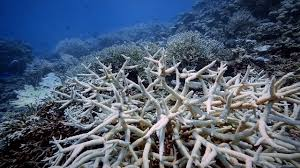
#> input picture server/ecoreef/coral_images/bleached.jpg, 300 x 168 px
$ python -i opencv_analysis.py   (imports and definitions only)
#> lines starting #> are read from the running program, lines starting #| are printed output that depends on the picture; after the words box and inside, x2 and y2 are one past the last pixel; in counts of white or black regions, pixels touching at a corner belong together
import cv2
import numpy as np

def analyze_image(image_path):
#> called with image_path = '../coral_images/bleached.jpg'
    image = cv2.imread(image_path)
#> image is the input picture: shape (168, 300, 3); mean B, G, R 114.6, 92.7, 78.7
    if image is None:
        return "Error: Image not found"

    hsv = cv2.cvtColor(image, cv2.COLOR_BGR2HSV)
#> hsv: shape (168, 300, 3); mean H, S, V 99.6, 96.6, 116.5

    # ---- 1. Bleached coral (white / very pale) ----
    lower_bleach = np.array([0, 0, 180], dtype=np.uint8)
    upper_bleach = np.array([180, 40, 255], dtype=np.uint8)
    bleach_mask = cv2.inRange(hsv, lower_bleach, upper_bleach)
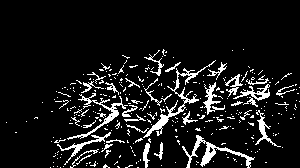
#> bleach_mask: shape (168, 300); 9.5% white in thin lines or dots, all inside (x1, y1, x2, y2) = (6, 49, 300, 168)

    # ---- 2. Healthy coral colors (brown, green, tan, pink/purple pigments) ----
    lower_healthy1 = np.array([5, 40, 40], dtype=np.uint8)     # browns/oranges
    upper_healthy1 = np.array([30, 255, 220], dtype=np.uint8)
    healthy_mask1 = cv2.inRange(hsv, lower_healthy1, upper_healthy1)
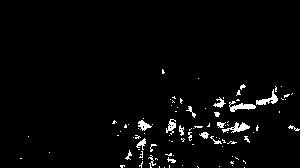
#> healthy_mask1: shape (168, 300); 2.7% white in thin lines or dots, all inside (x1, y1, x2, y2) = (20, 69, 300, 168)

    lower_healthy2 = np.array([35, 30, 30], dtype=np.uint8)    # greens
    upper_healthy2 = np.array([85, 255, 220], dtype=np.uint8)
    healthy_mask2 = cv2.inRange(hsv, lower_healthy2, upper_healthy2)
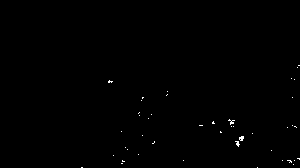
#> healthy_mask2: shape (168, 300); 0.27% white in thin lines or dots, all inside (x1, y1, x2, y2) = (81, 65, 300, 168)

    lower_healthy3 = np.array([140, 30, 40], dtype=np.uint8)   # pinks/purples
    upper_healthy3 = np.array([170, 255, 220], dtype=np.uint8)
    healthy_mask3 = cv2.inRange(hsv, lower_healthy3, upper_healthy3)
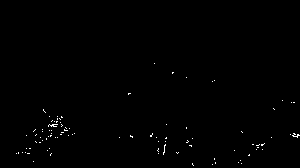
#> healthy_mask3: shape (168, 300); 0.43% white in thin lines or dots, all inside (x1, y1, x2, y2) = (16, 63, 300, 166)

    healthy_mask = cv2.bitwise_or(healthy_mask1, cv2.bitwise_or(healthy_mask2, healthy_mask3))
#> healthy_mask: shape (168, 300); 3.4% white in thin lines or dots, all inside (x1, y1, x2, y2) = (16, 63, 300, 168)

    # ---- 3. Exclude deep-water blue background from both masks ----
    lower_water = np.array([90, 40, 40], dtype=np.uint8)
    upper_water = np.array([135, 255, 255], dtype=np.uint8)
    water_mask = cv2.inRange(hsv, lower_water, upper_water)
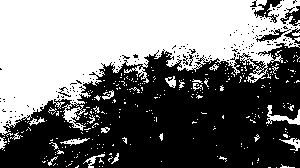
#> water_mask: shape (168, 300); 48.1% white; 309 white regions (284 under 20 px), largest, box (x1, y1, x2, y2) and area: (0, 0, 300, 136) 22263, (266, 105, 300, 125) 232, (279, 138, 300, 151) 107
    not_water = cv2.bitwise_not(water_mask)

    bleach_mask = cv2.bitwise_and(bleach_mask, not_water)
    healthy_mask = cv2.bitwise_and(healthy_mask, not_water)

    # ---- 4. Clean up noise ----
    kernel = np.ones((5, 5), np.uint8)
    bleach_mask = cv2.morphologyEx(bleach_mask, cv2.MORPH_OPEN, kernel)
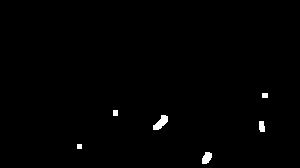
#> bleach_mask: shape (168, 300); 0.71% white; 6 white regions, box (x1, y1, x2, y2) and area: (153, 115, 168, 130) 126, (202, 152, 212, 164) 90, (259, 121, 265, 132) 59, (262, 93, 268, 98) 30, (113, 110, 118, 116) 30, (77, 144, 82, 149) 25
    bleach_mask = cv2.morphologyEx(bleach_mask, cv2.MORPH_CLOSE, kernel)
    healthy_mask = cv2.morphologyEx(healthy_mask, cv2.MORPH_OPEN, kernel)
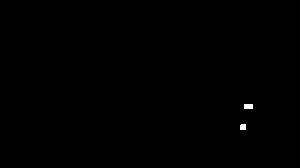
#> healthy_mask: shape (168, 300); 0.16% white; 2 white regions, box (x1, y1, x2, y2) and area: (244, 104, 253, 109) 45, (240, 124, 246, 130) 35
    healthy_mask = cv2.morphologyEx(healthy_mask, cv2.MORPH_CLOSE, kernel)

    bleached_pixels = np.count_nonzero(bleach_mask)
#> bleached_pixels = 360
    healthy_pixels = np.count_nonzero(healthy_mask)
#> healthy_pixels = 80
    coral_pixels = bleached_pixels + healthy_pixels  # total detected coral area
#> coral_pixels = 440

    if coral_pixels == 0:
        return "Error: No coral detected in image"

    # ---- 5. Ratio computed against CORAL area, not whole image ----
    bleach_ratio = (bleached_pixels / coral_pixels) * 100
#> bleach_ratio = 81.82

    print(f"Coral pixels detected: {coral_pixels}")
#| Coral pixels detected: 440
    print(f"Bleach Ratio (of coral area): {bleach_ratio:.2f}%")
#| Bleach Ratio (of coral area): 81.82%

    # ---- 6. Classification thresholds ----
    if bleach_ratio > 50:
        status = "Bleached"
    elif 15 < bleach_ratio <= 50:
        status = "Partially Bleached"
    else:
        status = "Healthy"

    return status

>>> result = analyze_image('../coral_images/bleached.jpg')

$ run again, on server/ecoreef/coral_images/healthyrcorals.jpg
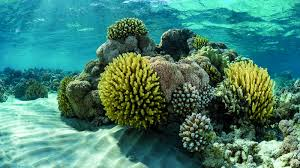
#> input picture server/ecoreef/coral_images/healthyrcorals.jpg, 300 x 168 px
#> in analyze_image, image is the input picture: shape (168, 300, 3); mean B, G, R 114.2, 130.2, 67.5
#> hsv: shape (168, 300, 3); mean H, S, V 73.6, 152.7, 134.4
#> in analyze_image, `bleach_mask = cv2.inRange(hsv, lower_bleach, upper_bleach)`:
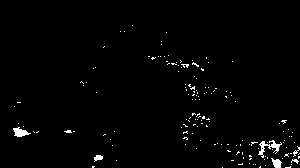
#> bleach_mask: shape (168, 300); 1.6% white; 154 white regions (148 under 20 px), largest, box (x1, y1, x2, y2) and area: (258, 140, 282, 158) 144, (13, 127, 31, 137) 101, (271, 158, 282, 168) 69, (94, 155, 103, 162) 41, (293, 146, 300, 157) 24, (291, 159, 299, 164) 20
#> healthy_mask1: shape (168, 300); 2.5% white; 29 white regions (27 under 20 px), largest, box (x1, y1, x2, y2) and area: (120, 58, 183, 92) 812, (233, 70, 267, 96) 327
#> healthy_mask2: shape (168, 300); 38.3% white; 127 white regions (114 under 20 px), largest, box (x1, y1, x2, y2) and area: (0, 18, 300, 168) 17842, (23, 81, 54, 101) 383, (260, 0, 298, 20) 196
#> healthy_mask3: shape (168, 300); 0% white in thin lines or dots, all inside (x1, y1, x2, y2) = (145, 91, 146, 92)
#> water_mask: shape (168, 300); 29.4% white; 50 white regions (41 under 20 px), largest, box (x1, y1, x2, y2) and area: (0, 0, 259, 89) 10241, (170, 7, 300, 82) 3030, (125, 144, 201, 168) 1136
#> in analyze_image, `healthy_mask = cv2.morphologyEx(healthy_mask, cv2.MORPH_CLOSE, kernel)`:
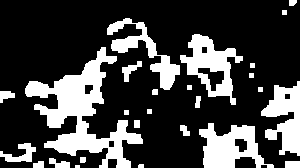
#> healthy_mask: shape (168, 300); 25.9% white; 26 white regions (1 under 20 px), largest, box (x1, y1, x2, y2) and area: (25, 47, 143, 168) 4849, (199, 123, 274, 168) 1876, (180, 34, 243, 105) 1828
#> bleached_pixels = 162
#> healthy_pixels = 13059
#> coral_pixels = 13221
#> bleach_ratio = 1.23
#| Coral pixels detected: 13221
#| Bleach Ratio (of coral area): 1.23%
